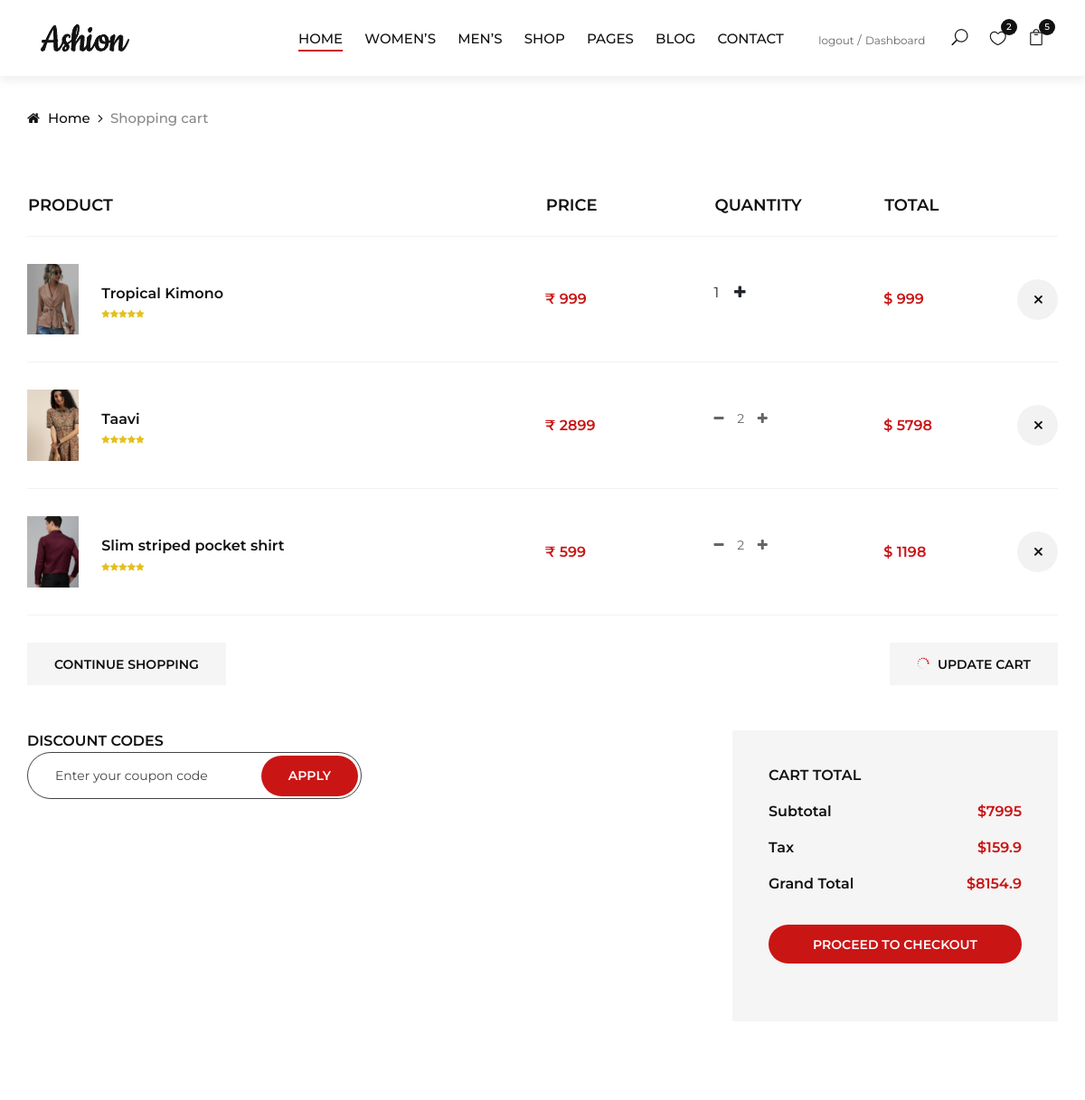
Before: /cart/ (signed in, upper part) with the older database file.
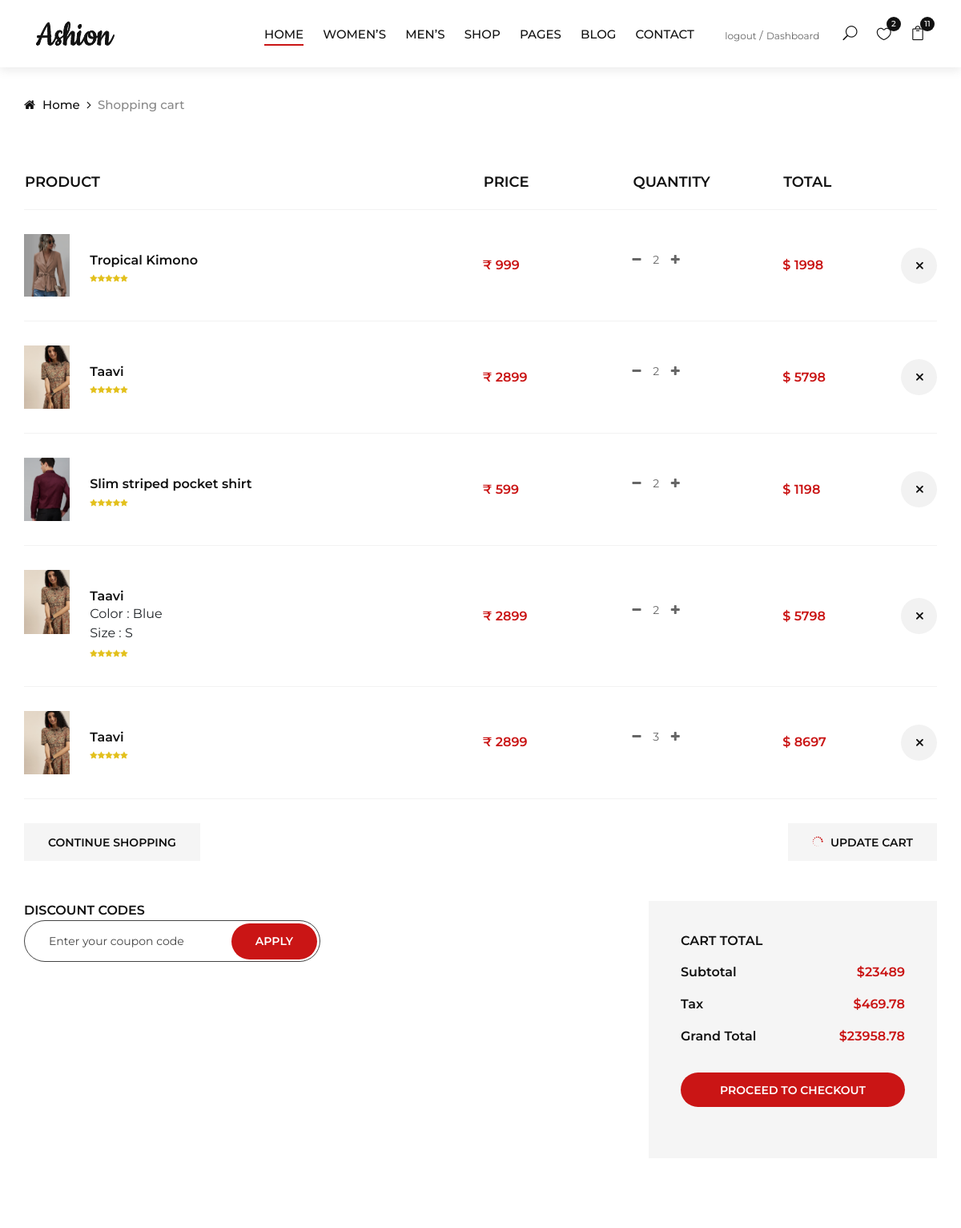
After: the same page with the newer database file.
### carts/models.py (models this page shows, shortened)
class CartItem(models.Model):
    user = models.ForeignKey(Account, on_delete=models.CASCADE, null=True)
    product = models.ForeignKey(Product, on_delete=models.CASCADE)
    variations = models.ManyToManyField(Variation, blank=True)
    cart = models.ForeignKey(Cart, on_delete=models.CASCADE,null=True)
    quantity = models.IntegerField()
    is_active = models.BooleanField(default=True)
    def sub_total(self):
        return self.product.price * self.quantity

### store/models.py (models this page shows, shortened)
class Product(models.Model):
    product_name = models.CharField(max_length=255, unique=True)
    slug = models.SlugField(max_length=255, unique=True)
    description = models.TextField(max_length=500, blank=True)
    price = models.IntegerField()
    stock = models.IntegerField()
    images = models.ImageField(upload_to='photos/products')
    cropping = ImageRatioField('images', '512x512')
    image_1 = models.ImageField(upload_to='photos/products',blank=True)
    image_2 = models.ImageField(upload_to='photos/products',blank=True)
    image_3 = models.ImageField(upload_to='photos/products',blank=True)
    image_4 = models.ImageField(upload_to='photos/products',blank=True)
    is_available = models.BooleanField(default=True)
    category = models.ForeignKey(Category, on_delete=models.CASCADE)
    created_date = models.DateTimeField(auto_now_add=True)
    modified_date = models.DateTimeField(auto_now=True)
    def get_url(self):
        return reverse('product_detail',args=[self.category.slug, self.slug])

class Variation(models.Model):
    product = models.ForeignKey(Product, on_delete=models.CASCADE)
    variation_category = models.CharField(max_length=100, choices= variation_category_choice)
    variation_value = models.CharField(max_length=100)
    is_active = models.BooleanField(default=True)
    created_date = models.DateTimeField(auto_now_add=True)
    objects = VariationManager()

### carts/views.py (the view)
# urls.py: path('cart/',include('carts.urls')),
def cart(request, total=0, quantity=0, cart_items=None):
    try:
        applyed_coupen = None
        coupon  = request.session['code']
        print(coupon)
        applyed_coupen = Coupons.objects.filter(code=coupon).first()
        print(applyed_coupen)
    except :
        pass
    try:
        tax = 0
        grand_total = 0
        discount_price = 0
        if request.user.is_authenticated:
            cart_items = CartItem.objects.filter(user=request.user, is_active=True)
        else:
            cart = Cart.objects.get(cart_id=_cart_id(request))
            cart_items = CartItem.objects.filter(cart=cart, is_active=True)
        for cart_item in cart_items:
            total +=(cart_item.product.price * cart_item.quantity)
            quantity += cart_item.quantity
        tax = (2 * total)/100
        grand_total = total + tax
        if applyed_coupen:
            discount_price = (grand_total - (applyed_coupen.discount * grand_total)/100   )
    except ObjectDoesNotExist:
        pass
    context ={
        'total' : total,
        'quantity' : quantity,
        'cart_items' : cart_items,
        'tax' : tax,
        'grand_total' : grand_total,
        'applyed_coupen' : applyed_coupen,
        'discount_price':discount_price,
    }
    return render (request, 'cart.html', context)

### carts/context_processors.py (called while the page is built)
def counter(request):
    cart_count = 0
    if 'admin' in request.path:
        return{}
    else :
        try:
            cart = Cart.objects.filter(cart_id = _cart_id(request))
            if request.user.is_authenticated:
                cart_items = CartItem.objects.all().filter(user=request.user)
            else :
                cart_items = CartItem.objects.all().filter(cart=cart[:1])
            for cart_item in cart_items:
                cart_count += cart_item.quantity
        except Cart.DoesNotExist:
            cart_count = 0
    return dict(cart_count=cart_count)

### carts/views.py (called while the page is built)
def _cart_id(request):
    cart = request.session.session_key
    if not cart :
        cart = request.session.create()
    return cart

### category/context_processors.py (called while the page is built)
def menu_links(request):
    links = Category.objects.all()
    return dict(links=links)

### templates/cart.html (shortened to what the changed rows need)
{% extends 'base.html' %}
{% load static %}
{% block content %}
{% if not cart_items %}
<br><br><br>
<div class="text-center">
<h2 class="text-center">Your Cart is Empty</h2>
<br><br>
<a href="{% url 'store' %}" class="primary-btn text-center">Continue Shoping</a>
<br><br><br>
</div>
{% else %}
<section class="shop-cart spad">
    <div class="container">
        <div class="row">
            <div class="col-lg-12">
                <div class="shop__cart__table">
                    <table>
                        <thead>
                            <tr>
                                <th>Product</th>
                                <th>Price</th>
                                <th>Quantity</th>
                                <th>Total</th>
                                <th></th>
                            </tr>
                        </thead>
                        <tbody>
                            {% for cart_items in cart_items %}
                            <tr>
                                <td class="cart__product__item">
                                    <img src="{{cart_items.product.images.url}}" alt="">
                                    <div class="cart__product__item__title">
                                       <a href="{{ cart_items.product.get_url }}"><h6>{{cart_items.product.product_name}}</h6></a>
                                       {% if cart_items.variations.all %}
                                       {% for item in cart_items.variations.all %}
                                       {{item.variation_category | capfirst}} : {{item.variation_value | capfirst}} <br>
                                       {% endfor %}
                                       {% endif %}
                                        <div class="rating">
                                            <i class="fa fa-star"></i>
                                            <i class="fa fa-star"></i>
                                            <i class="fa fa-star"></i>
                                            <i class="fa fa-star"></i>
                                            <i class="fa fa-star"></i>
                                        </div>
                                    </div>
                                </td>
                                <td class="cart__price">₹ {{cart_items.product.price}}</td>
                                <td class="cart__quantity">
                                    <div class="pro-qt" style="border: none;">
                                        {% if cart_items.quantity > 1 %}
                                        <p> <a class="fa fa-minus" href="{% url 'remove_cart' cart_items.product.id cart_items.id %}"></a>&nbsp;&nbsp;&nbsp;
                                        {% endif %}
                                        {{cart_items.quantity}}&nbsp;&nbsp;&nbsp;
                                        <a class="fa fa-plus" href="{% url 'add_cart' cart_items.product.id %}"></a></p>
                                    </div>
                                </td>
                                <td class="cart__total">$ {{cart_items.sub_total}}</td>
                                <td class="cart__close"><a href="{% url 'remove_cart_item' cart_items.product.id cart_items.id %}" onclick ="return confirm('Are you sure you want to delete the item .?')"><span  class="icon_close"></span></a></td>
                            </tr>
                            {% endfor %}
                        </tbody>
                    </table>
                </div>
            </div>
        </div>
        <div class="row">
            <div class="col-lg-6 col-md-6 col-sm-6">
                <div class="cart__btn">
                    <a href="{% url 'store' %}">Continue Shopping</a>
                </div>
            </div>
            <div class="col-lg-6 col-md-6 col-sm-6">
                <div class="cart__btn update__btn">
                    <a href="#"><span class="icon_loading"></span> Update cart</a>
                </div>
            </div>
        </div>
        <div class="row">
            <div class="col-lg-6">
                <div class="discount__content">
                    <h6>Discount codes</h6>
                    <form action="{% url 'apply_coupon' %}" method="post">
                        <input type="text" placeholder="Enter your coupon code" name="code">
                        <button type="submit" class="site-btn">Apply</button>
                    </form>
                </div>
            </div>
            <div class="col-lg-4 offset-lg-2">
                <div class="cart__total__procced">
                    <h6>Cart total</h6>
                    <ul>
                        <li>Subtotal <span>${{total}}</span></li>
                        <li>Tax <span>${{tax}}</span></li>
                        <li>Grand Total <span>${{grand_total}}</span></li>
                    </ul>
                    <a href="{% url 'checkout' %}" class="primary-btn">Proceed to checkout</a><br>
                </div>
            </div>
        </div>
    </div>
</section>
{% endif %}
{% endblock content %}

Changed rows visible on the page:
changed CartItem "Tropical Kimono": quantity "1" → "2"; sub_total "999" → "1998"
now on this page (row edited): CartItem: product.images (picture), product.product_name "Taavi", product.price "2899", quantity "2", sub_total "5798"
now on this page (row unchanged): Variation: variation_category "Color", variation_value "Blue"
now on this page (row unchanged): Variation: variation_category "Size", variation_value "S"
now on this page (row edited): CartItem: product.images (picture), product.product_name "Taavi", product.price "2899", quantity "3", sub_total "8697"
Other visible differences:
{{ cart_count }}: "5" → "11"
{{ total }}: "7995" → "23489"
{{ tax }}: "159.9" → "469.78"
{{ grand_total }}: "8154.9" → "23958.78"
